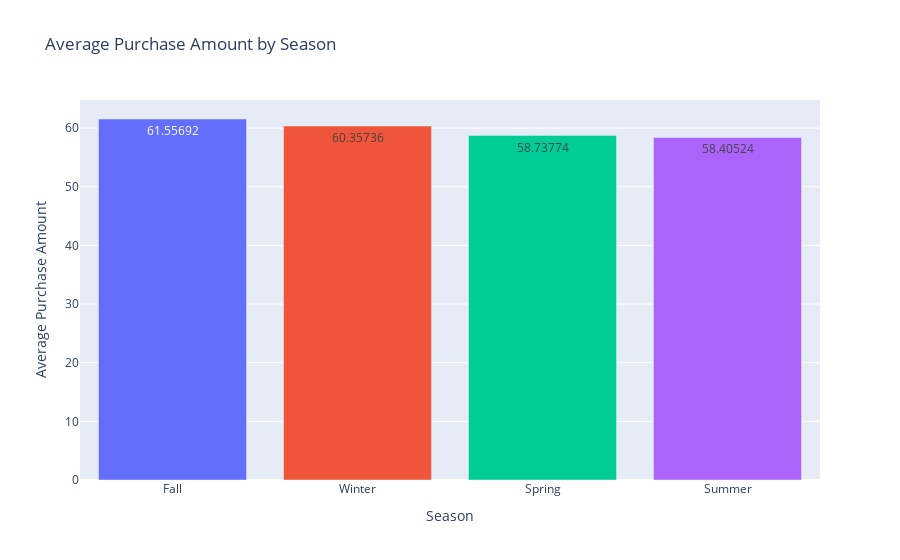

The notebook cell this image was saved under:
### Code cell
import plotly.express as px

# Average purchase per season
avg_by_season = (
    df.groupby("Season")["Purchase Amount (USD)"]
      .mean()
      .reset_index()
      .sort_values("Purchase Amount (USD)", ascending=False)   # ترتيب من الكبير للصغير
)

# رسم الأعمدة
fig = px.bar(
    avg_by_season,
    x="Season",
    y="Purchase Amount (USD)",
    title="Average Purchase Amount by Season",
    color="Season",         # كل Season بلون مختلف
    text_auto=True
)

fig.update_layout(
    xaxis_title="Season",
    yaxis_title="Average Purchase Amount",
    showlegend=False        # مش محتاجين الليجند
)

fig.show()

### Figure 1 — Plotly figure (JSON) as saved in the notebook; plotly's stock layout.template omitted (floating-point values rounded to 4 significant figures)
{"data": [{"alignmentgroup": "True", "hovertemplate": "Season=%{x}<br>Purchase Amount (USD)=%{y}<extra></extra>", "legendgroup": "Fall", "marker": {"color": "#636efa", "pattern": {"shape": ""}}, "name": "Fall", "offsetgroup": "Fall", "orientation": "v", "showlegend": true, "textposition": "auto", "texttemplate": "%{y}", "type": "bar", "x": ["Fall"], "xaxis": "x", "y": [61.56], "yaxis": "y"}, {"alignmentgroup": "True", "hovertemplate": "Season=%{x}<br>Purchase Amount (USD)=%{y}<extra></extra>", "legendgroup": "Winter", "marker": {"color": "#EF553B", "pattern": {"shape": ""}}, "name": "Winter", "offsetgroup": "Winter", "orientation": "v", "showlegend": true, "textposition": "auto", "texttemplate": "%{y}", "type": "bar", "x": ["Winter"], "xaxis": "x", "y": [60.36], "yaxis": "y"}, {"alignmentgroup": "True", "hovertemplate": "Season=%{x}<br>Purchase Amount (USD)=%{y}<extra></extra>", "legendgroup": "Spring", "marker": {"color": "#00cc96", "pattern": {"shape": ""}}, "name": "Spring", "offsetgroup": "Spring", "orientation": "v", "showlegend": true, "textposition": "auto", "texttemplate": "%{y}", "type": "bar", "x": ["Spring"], "xaxis": "x", "y": [58.74], "yaxis": "y"}, {"alignmentgroup": "True", "hovertemplate": "Season=%{x}<br>Purchase Amount (USD)=%{y}<extra></extra>", "legendgroup": "Summer", "marker": {"color": "#ab63fa", "pattern": {"shape": ""}}, "name": "Summer", "offsetgroup": "Summer", "orientation": "v", "showlegend": true, "textposition": "auto", "texttemplate": "%{y}", "type": "bar", "x": ["Summer"], "xaxis": "x", "y": [58.41], "yaxis": "y"}], "layout": {"barmode": "relative", "legend": {"title": {"text": "Season"}, "tracegroupgap": 0}, "showlegend": false, "title": {"text": "Average Purchase Amount by Season"}, "xaxis": {"anchor": "y", "categoryarray": ["Fall", "Winter", "Spring", "Summer"], "categoryorder": "array", "domain": [0, 1], "title": {"text": "Season"}}, "yaxis": {"anchor": "x", "domain": [0, 1], "title": {"text": "Average Purchase Amount"}}}}
